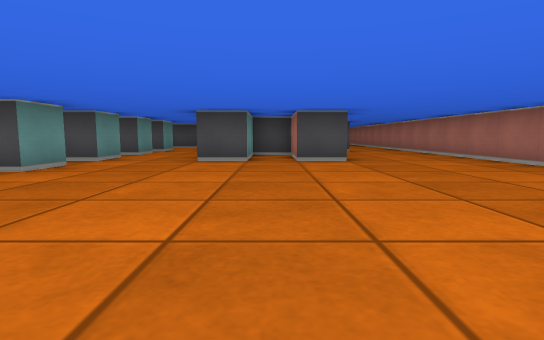
View 1 (above)

21 first-person views from a walk through a cub3D level. The camera is about half as high as the walls, tilts 6° down and sees 80° across. The floor is counted in squares. Each view is taken from the middle of a square. On the plan, view 1 faces up. The plan holds only what a view shows up to about 9 squares ahead; the rest is blank.

View 2
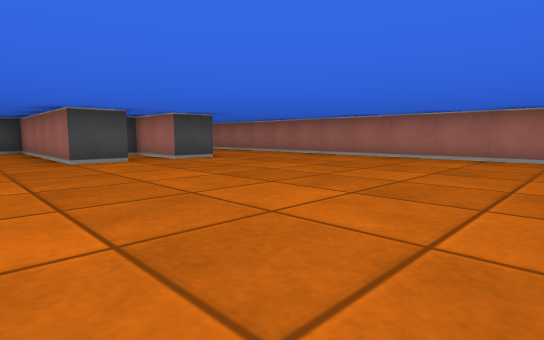

View 3
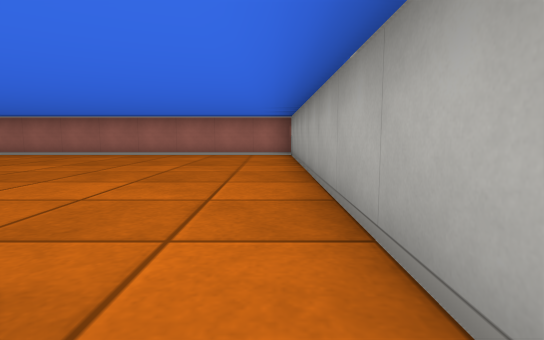

View 4
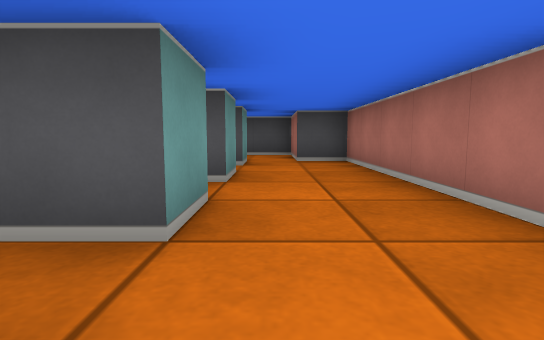

View 5
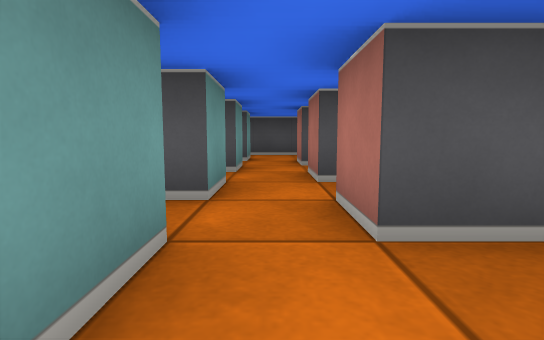

View 6
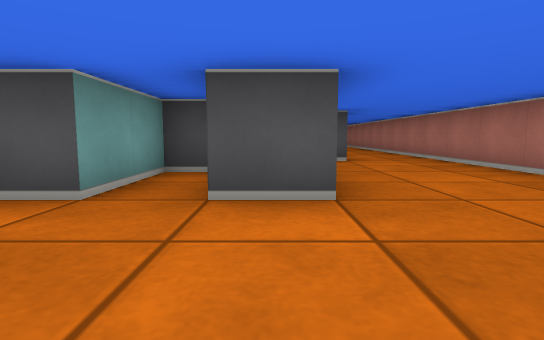

View 7
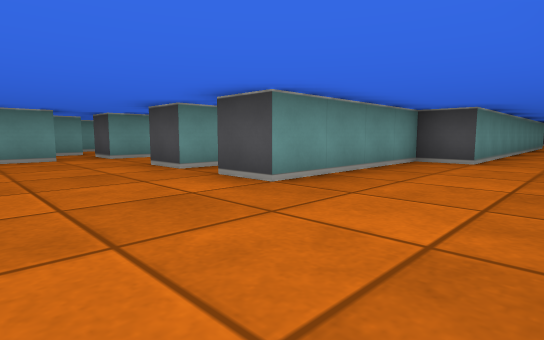

View 8
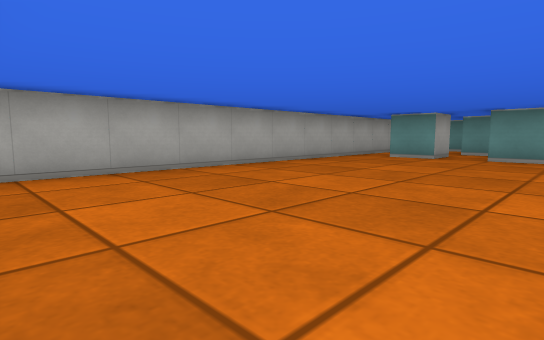

View 9
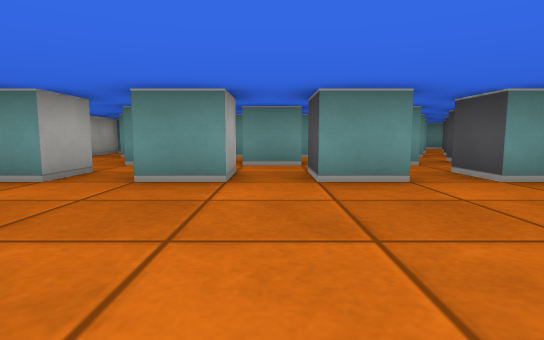

View 10
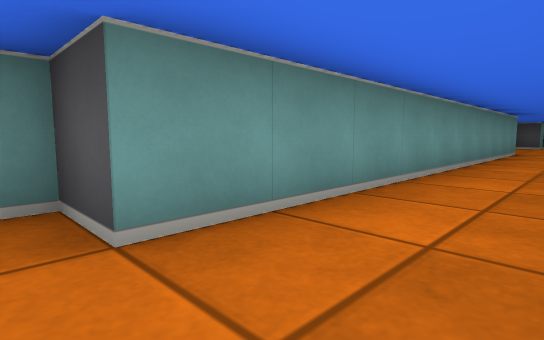

View 11
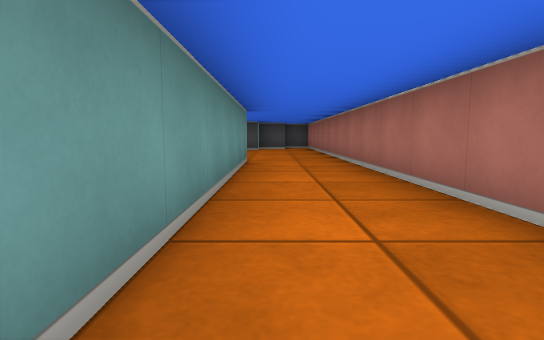

View 12
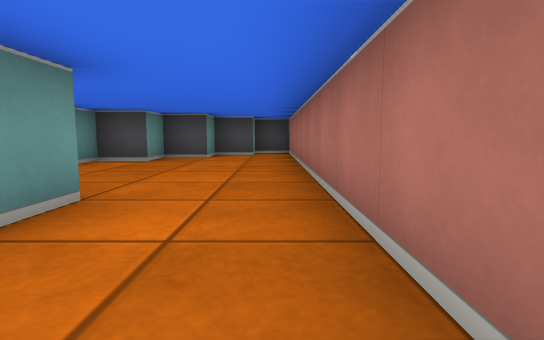

View 13
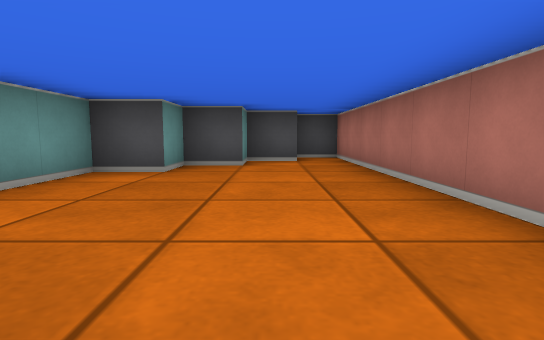

View 14
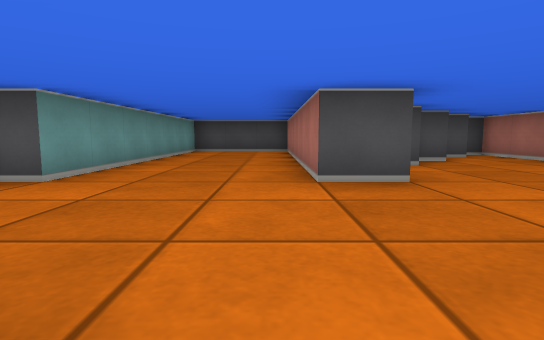

View 15
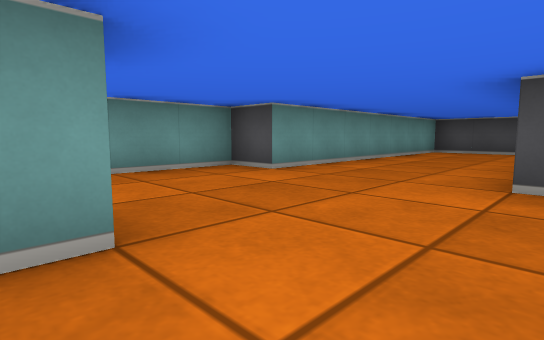

View 16
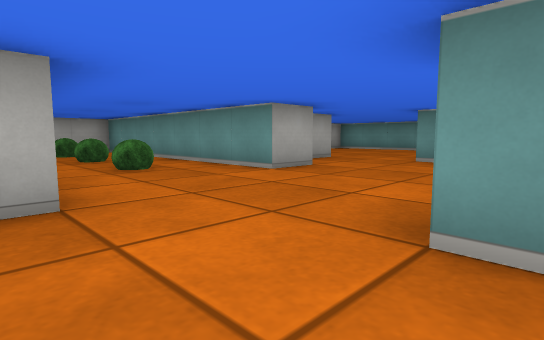

View 17
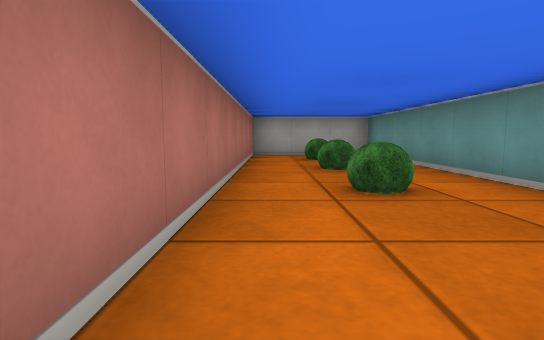

View 18
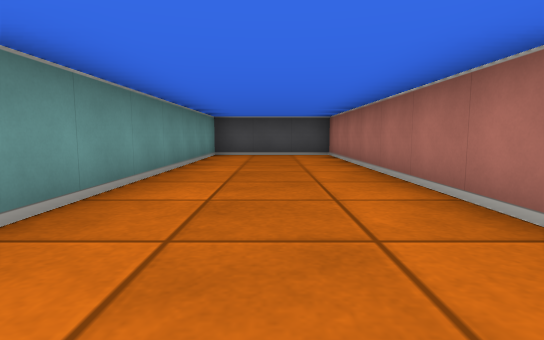

View 19
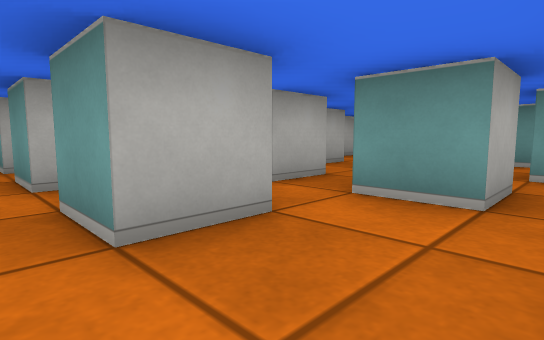

View 20
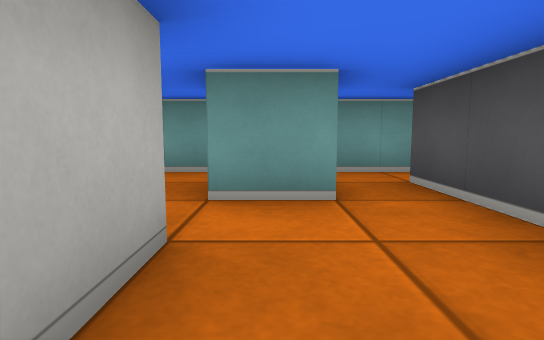

View 21
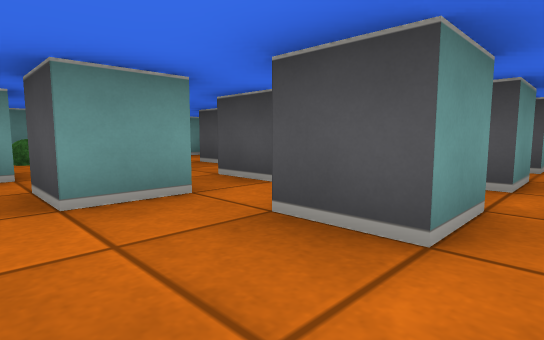

### Floor plan
Points are (right, up) in squares from view 1. A wall is a line through its corners. A room is listed if a view was taken in it or the views show most of it. See-through windows are left out.
Room 1 (views 1, 2, 3, 4, 5, 6, 7, 8, 9, 19, 20, 21)
walls: (-5.5, 6.6) (-5.5, 5.5); (-5.5, 4.6) (-5.5, 3.5); (-3.5, 5.6) (-3.5, 4.5) (-4.5, 4.5); (-3.5, 7.5) (-3.5, 6.5) (-4.5, 6.5) (-4.5, 7.5); (-5.5, 8.5) (-5.5, 7.5) (-6.5, 7.5); (-4.5, 3.5) (-3.5, 3.5) (-3.5, 2.5); (-5.5, 2.6) (-5.5, 1.5) (-6.5, 1.5); (-3.5, 9.5) (-3.5, 8.5) (-4.5, 8.5) (-4.5, 9.5); (-7.5, 2.5) (-8.5, 2.5); (-4.5, 1.5) (-3.5, 1.5) (-3.5, 0.5); (-4.5, 10.5) (-4.5, 11.5) (-3.5, 11.5) (-3.5, 10.5) (-4.5, 10.5); (-6.6, 10.5) (-5.5, 10.5) (-5.5, 9.5); (-8.6, 9.5) (-7.9, 9.5); (-7.5, 1.6) (-7.5, 0.5) (-8.5, 0.5); (-9.9, 3.5) (-10.5, 3.5); (-7.5, 11.1) (-7.5, 10.5); (-10.6, 8.5) (-10, 8.5); (-4.4, -0.5) (4.5, -0.5) (4.5, 9.4); (-6.6, 12.5) (-5.5, 12.5) (-5.5, 11.5); (-9.1, -0.5) (-8, -0.5); (-7.5, 14) (-7.5, 12.5); (2.5, 10.5) (1.5, 10.5) (1.5, 6.5) (0.5, 6.5) (0.5, 8.5) (-0.5, 8.5) (-0.5, 6.5) (-1.5, 6.5) (-1.5, 11.5) (-2.5, 11.5) (-2.5, 13.5) (-6.5, 13.5)
ways out: opening at (3.5, 10.5) to room 2; opening at (-7, 14.5)
objects: bush (-12, 1)
Room 2 (views 10, 11, 12, 13, 16)
walls: (2.5, 20.5) (2.5, 10.5); (1.5, 20.5) (1.9, 20.5); (4.5, 15.8) (4.5, 27.5) (3.5, 27.5); (3.6, 26.5) (2.5, 26.5) (2.5, 25.5) (1.5, 25.5) (1.5, 24.5) (0.5, 24.5) (0.5, 22.5) (-0.5, 22.5); (4.5, 9.4) (4.5, 13.1)
ways out: opening at (3.5, 10.5) to room 1; opening at (1, 21.7) to room 3
Room 3 (views 14, 15, 17, 18)
walls: (-0.5, 22.5) (-0.5, 29.5) (-3.5, 29.5) (-3.5, 22.5) (-4.5, 22.5) (-4.5, 20.5); (-2.5, 19.5) (-1.5, 19.5) (-1.5, 12.5) (1.5, 12.5) (1.5, 20.5)
ways out: opening at (1, 21.7) to room 2; opening at (-4, 20)
objects: bush (0, 14); bush (0, 16); bush (0, 18)

Positions as (right, up) in squares from view 1, and headings:
1: (0, 0), facing up
2: (-3, 0), facing up-right
3: (-4, 0), facing right
4: (-3, 5), facing up
5: (-5, 5), facing up
6: (1, 4), facing up
7: (4, 4), facing up-left
8: (4, 4), facing down-left
9: (0, 4), facing left
10: (4, 10), facing up-left
11: (3, 14), facing up
12: (4, 18), facing up
13: (3, 20), facing up
14: (-1, 19), facing up
15: (0, 19), facing up-left
16: (2, 23), facing down-left
17: (1, 21), facing down
18: (-2, 21), facing up
19: (-3, 13), facing down-left
20: (-3, 12), facing left
21: (-5, 0), facing up-left
